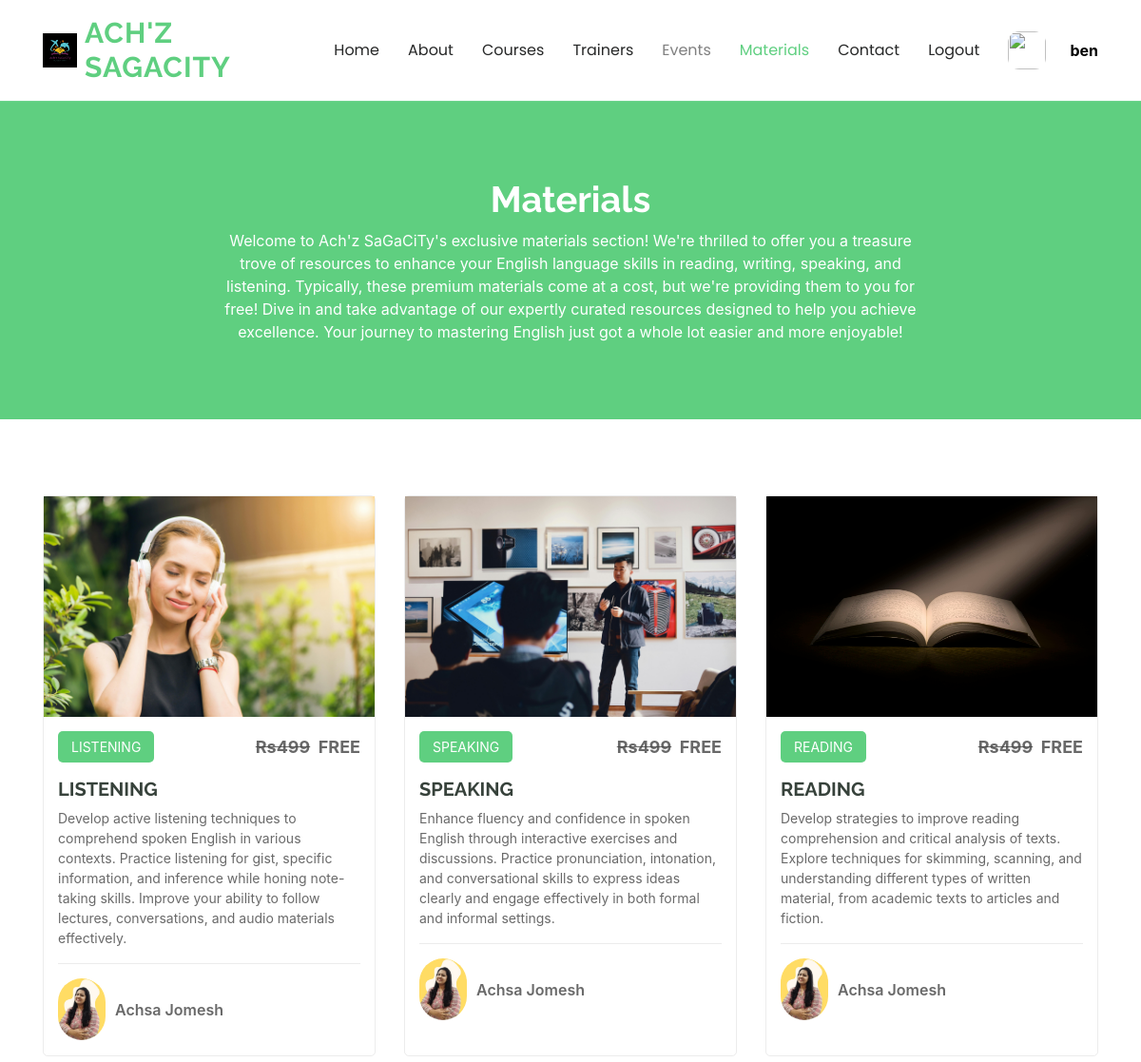
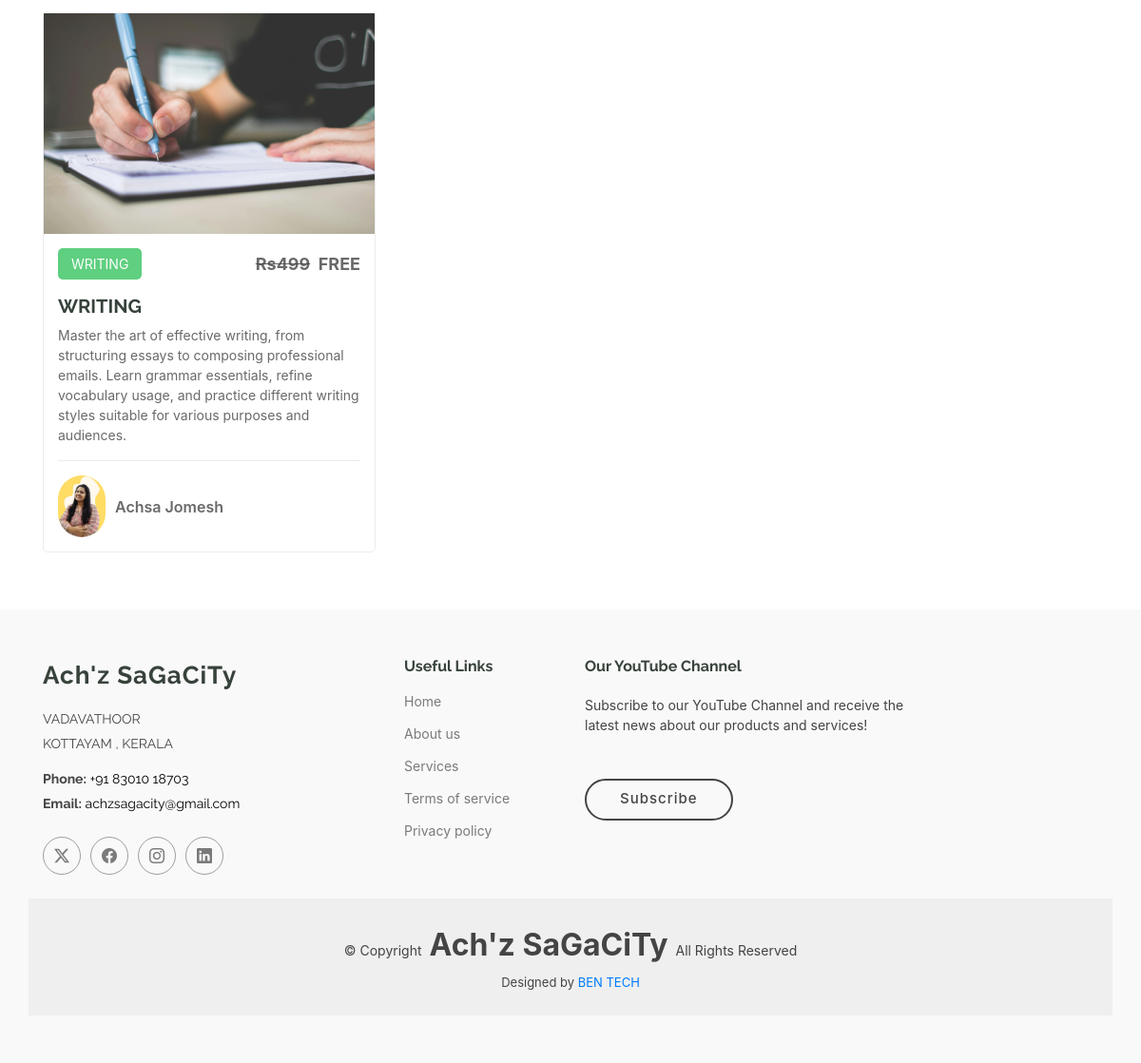
The page /materials/ (signed in) on the database its author committed (2 pictures, top to bottom).
### cources/models.py (models this page shows)
class Skills(models.Model):
    SKILL_CHOICES = [
        ('LISTENING', 'Listening'),
        ('SPEAKING', 'Speaking'),
        ('READING', 'Reading'),
        ('WRITING','Writing'),
    ]
    name = models.CharField(max_length=50, choices=SKILL_CHOICES, unique=True)
    description = models.TextField(default="Default description")
    price = models.CharField(max_length=10,default=499)
    author_name = models.CharField(max_length=100,default='Achsa Jomesh')
    skill_image = models.ImageField(upload_to='images/courses/',null=True)
    def __str__(self):
        return self.name

### cources/views.py (the view)
# urls.py: path('materials/', views.Materials, name='materials'),
def Materials(request):
    skills = Skills.objects.all()
    print(skills)
    return render(request, "materials.html", {'skills': skills})

### cources/templates/materials.html (shortened to what this page needs)
{% load static %}
<!DOCTYPE html>
<html lang="en">
    <!DOCTYPE html>
    <html lang="en">
    <head>
      <link href="{% static 'assets/vendor/aos/aos.css' %}" rel="stylesheet">
      <link href="{% static 'assets/vendor/glightbox/css/glightbox.min.css' %}" rel="stylesheet">
      <link href="{% static 'assets/vendor/swiper/swiper-bundle.min.css' %}" rel="stylesheet">
      <link href="{% static 'assets/css/main.css' %}" rel="stylesheet">
    </head>
<body>
    {% include 'top.html' %}
    <main class="main">
        <div class="page-title" data-aos="fade">
            <div class="heading">
                <div class="container">
                    <div class="row d-flex justify-content-center text-center">
                        <div class="col-lg-8">
                            <h1>Materials</h1>
                            <p class="mb-0">
                                Welcome to Ach'z SaGaCiTy's exclusive materials section! We're thrilled to offer you a treasure trove of resources to enhance
                                your English language skills in reading, writing, speaking, and listening. Typically, these premium materials come at a cost,
                                but we're providing them to you for free! Dive in and take advantage of our expertly curated resources designed to help you
                                achieve excellence. Your journey to mastering English just got a whole lot easier and more enjoyable!
                            </p>
                        </div>
                    </div>
                </div>
            </div>
        </div>
    </main>
<section id="courses" class="courses section">
    <div class="container">
        <div class="row">
            {% for skill in skills %}
            <div class="col-lg-4 col-md-6 d-flex align-items-stretch" data-aos="zoom-in" data-aos-delay="100" style="margin-top: 20px;">
                <div class="course-item">
                    <img src="{{ skill.skill_image.url }}" class="img-fluid" alt="...">
                    <div class="course-content">
                        <div class="d-flex justify-content-between align-items-center mb-3">
                            <p class="category">{{ skill.name }}</p>
                            <p class="price"><s>Rs499</s>&nbsp;&nbsp;FREE</p>
                        </div>
                        <h3><a href="#" onclick="showPopup('{{ skill.name }}')">{{ skill.name }}</a></h3>
                        <p class="description">{{ skill.description }}</p>
                        <div class="trainer d-flex justify-content-between align-items-center">
                            <div class="trainer-profile d-flex align-items-center">
                                <img src="{% static 'banner/images/achsa.png' %}" class="img-fluid" alt="">
                                <a href="#" class="trainer-link">{{ skill.author_name }}</a>
                            </div>
                        </div>
                    </div>
                </div>
            </div>
            {% empty %}
                <h3>Nothing to display.</h3>
            {% endfor %}
        </div>
    </div>
</section>
     {% include 'footer.html' %}
</body>
</html>

### home/templates/top.html (shortened to what this page needs)
{% load static %}
<!DOCTYPE html>
<html lang="en">
<head>
  <link href="{% static 'assets/vendor/bootstrap/css/bootstrap.min.css' %}" rel="stylesheet">
  <link href="{% static 'assets/vendor/bootstrap-icons/bootstrap-icons.css' %}" rel="stylesheet">
  <link href="{% static 'assets/css/main.css' %}" rel="stylesheet">
</head>
<body>
<header id="header" class="header d-flex align-items-center sticky-top">
  <div class="container-fluid container-xl position-relative d-flex align-items-center">
    <a href="{% url 'home' %}" class="logo d-flex align-items-center me-auto text-decoration-none">
        <img src="{% static 'banner/logo/logo.jpg' %}" alt="">
        <h1 class="sitename">
            <span>Ach'z</span><br>
            <span>SaGaCiTy</span>
        </h1>
    </a>
      <nav id="navmenu" class="navmenu">
          <ul>
              <li><a href="{% url 'home' %}" style="text-decoration: none;">Home</a></li>
              <li><a href="{% url 'about' %}" style="text-decoration: none;">About</a></li>
              <li><a href="{% url 'courses' %}" style="text-decoration: none;">Courses</a></li>
              <li><a href="{% url 'trainers' %}" style="text-decoration: none;">Trainers</a></li>
              <li><a href="" style="color: gray; text-decoration: none;" >Events</a></li>
              <li><a href="{% url 'materials' %}" style="text-decoration: none;">Materials</a></li>
              <li><a href="{% url 'contact' %}" style="text-decoration: none;">Contact</a></li>
              {% if user.is_authenticated %}
                <li><a href="{% url 'logout' %}">Logout</a></li>
                <a href="#">
                    <img src="{{ user.customer_profile.image.url }}" style="height: 40px; width: 40px; border-radius: 30%;">
                </a>
                <b style="color: black; font-size: medium; margin-left: 10px;">{{ user.username }}</b>
                {% else %}
                <a class="btn-getstarted" href="{% url 'account' %}">Login</a>
              {% endif %}
          </ul>
      </nav>
      <div class="btn-getstarted" style="background-color: #fff; display: flex; box-shadow: 1px 1px 1px 1px solid black;">
    </div>
  </div>
</header>
</body>
</html>

### home/static/assets/css/main.css (style rules this page uses)
:root { --default-font: "Open Sans", system-ui, -apple-system, "Segoe UI", Roboto, "Helvetica Neue", Arial, "Noto Sans", "Liberation Sans", sans-serif, "Apple Color Emoji", "Segoe UI Emoji", "Segoe UI Symbol", "Noto Color Emoji"; --heading-font: "Raleway", sans-serif; --nav-font: "Poppins", sans-serif; }
:root { --background-color: #ffffff; --default-color: #444444; --heading-color: #37423b; --accent-color: #5fcf80; --contrast-color: #ffffff; }
:root { --nav-color: #272828; --nav-hover-color: #5fcf80; --nav-dropdown-background-color: #ffffff; --nav-dropdown-color: #272828; --nav-dropdown-hover-color: #5fcf80; }
:root { scroll-behavior: smooth; }
body { color: var(--default-color); background-color: var(--background-color); font-family: var(--default-font); }
a { color: var(--accent-color); text-decoration: none; transition: 0.3s; }
h1, h2, h3, h4, h5, h6 { color: var(--heading-color); font-family: var(--heading-font); }
.header { color: var(--default-color); background-color: var(--background-color); padding: 15px 0; transition: all 0.5s; z-index: 997; }
.header .logo { line-height: 1; }
.header .logo img { max-height: 36px; margin-right: 8px; }
.header .logo h1 { font-weight: 700; font-size: 30px; margin: 0; letter-spacing: 1px; text-transform: uppercase; color: var(--accent-color); }
.header .btn-getstarted, .header .btn-getstarted:focus { color: var(--contrast-color); background: var(--accent-color); font-size: 14px; padding: 8px 25px; margin: 0 0 0 30px; border-radius: 50px; transition: 0.3s; }
@media (max-width: 1200px) { .header .logo { order: 1; } }
@media (max-width: 1200px) { .header .btn-getstarted { order: 2; margin: 0 15px 0 0; padding: 6px 15px; } }
@media (max-width: 1200px) { .header .navmenu { order: 3; } }
@media (min-width: 1200px) { .navmenu { padding: 0; } }
@media (min-width: 1200px) { .navmenu ul { margin: 0; padding: 0; display: flex; list-style: none; align-items: center; } }
@media (min-width: 1200px) { .navmenu li { position: relative; } }
@media (min-width: 1200px) { .navmenu a, .navmenu a:focus { color: var(--nav-color); padding: 18px 15px; font-size: 16px; font-family: var(--nav-font); font-weight: 400; display: flex; align-items: center; justify-content: space-between; white-space: nowrap; transition: 0.3s; text-decoration: none; } }
@media (min-width: 1200px) { .navmenu li:hover>a, .navmenu .active, .navmenu .active:focus { color: var(--nav-hover-color); } }
.page-title { --default-color: var(--contrast-color); --background-color: var(--accent-color); --heading-color: var(--contrast-color); color: var(--default-color); background-color: var(--background-color); position: relative; }
.page-title .heading { padding: 80px 0; border-top: 1px solid color-mix(in srgb, var(--default-color), transparent 90%); }
.page-title .heading h1 { font-size: 38px; font-weight: 700; }
section, .section { color: var(--default-color); background-color: var(--background-color); padding: 60px 0; scroll-margin-top: 900px; overflow: clip; }
.courses .course-item { border-radius: 5px; border: 1px solid color-mix(in srgb, var(--default-color), transparent 90%); }
.courses .course-content { padding: 15px; }
.courses .course-content h3 { font-weight: 700; font-size: 20px; }
.courses .course-content h3 a { color: var(--heading-color); transition: 0.3s; }
.courses .course-content .category { background: var(--accent-color); color: var(--contrast-color); font-size: 14px; padding: 6px 14px; margin: 0; border-radius: 5px; }
.courses .course-content .price { margin: 0; font-weight: 700; font-size: 18px; color: color-mix(in srgb, var(--default-color), transparent 20%); }
.courses .course-content .description { font-size: 14px; color: color-mix(in srgb, var(--default-color), transparent 20%); }
.courses .trainer { padding-top: 15px; border-top: 1px solid color-mix(in srgb, var(--default-color), transparent 90%); }
.courses .trainer .trainer-profile img { max-width: 50px; border-radius: 50px; }
.courses .trainer .trainer-profile .trainer-link { padding-left: 10px; font-weight: 600; font-size: 16px; color: color-mix(in srgb, var(--default-color), transparent 20%); transition: 0.3s; }

### home/templates/top.html (style rules this page uses)
.logo { display: flex; align-items: center; text-decoration: none; }
.sitename { font-size: 2rem; }

### rows shown on the page
Skills: skill_image (picture), name "LISTENING", description "Develop active listening techniques to comprehend spoken English in various contexts. Practice listening for gist, specific information, and inference while honing note-taking skills. Improve your ability to follow lectures, conversations, and audio materials effectively.", author_name "Achsa Jomesh"
Skills: skill_image (picture), name "SPEAKING", description "Enhance fluency and confidence in spoken English through interactive exercises and discussions. Practice pronunciation, intonation, and conversational skills to express ideas clearly and engage effectively in both formal and informal settings.", author_name "Achsa Jomesh"
Skills: skill_image (picture), name "READING", description "Develop strategies to improve reading comprehension and critical analysis of texts. Explore techniques for skimming, scanning, and understanding different types of written material, from academic texts to articles and fiction.", author_name "Achsa Jomesh"
Skills: skill_image (picture), name "WRITING", description "Master the art of effective writing, from structuring essays to composing professional emails. Learn grammar essentials, refine vocabulary usage, and practice different writing styles suitable for various purposes and audiences.", author_name "Achsa Jomesh"

### other values the page prints
{{ user.username }} "ben"
